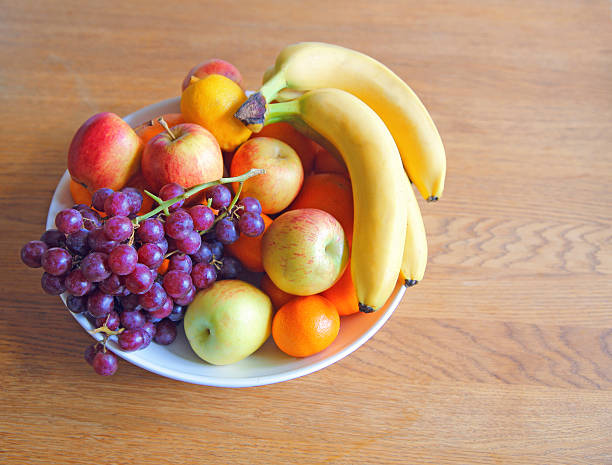
#> input picture mestrado/visao_computacional/listas/lista4/frutas.jpg, 612 x 465 px
$ jupyter execute --allow-errors lista4.ipynb
#> lines starting #> are read from the running program, lines starting #| are printed output that depends on the picture
[cell 1]
from matplotlib import pyplot as plt
import sounddevice as sd
import soundfile as sf
from scipy.io.wavfile import write
from scipy.signal import fftconvolve
import matplotlib.pyplot as plt
import numpy as np
from PIL import Image

---

# 1

## a)

[cell 2]
filename = 'StarWars60.wav'
# Extract data and sampling rate from file
#> (the rest of this cell did not finish here and is left out)

## b)

[cell 3]
def espectro_audio(filepath):
    data, fs = sf.read(filepath, dtype='float32')

    # Aplica a Transformada de Fourier
    fft_result = np.fft.fft(data)
    fft_freqs = np.fft.fftfreq(len(data), d=1/fs)

    # Pega apenas a parte positiva do espectro
    positive_freqs = fft_freqs[:len(fft_freqs)//2]
    positive_magnitude = np.abs(fft_result[:len(fft_result)//2])

    # Plota o espectro
    plt.figure(figsize=(12, 4))
    plt.plot(positive_freqs, positive_magnitude)
    plt.title('Espectro do Áudio (10 segundos)')
    plt.xlabel('Frequência (Hz)')
    plt.ylabel('Magnitude')
    plt.grid(True)
    plt.tight_layout()
    plt.show()

[cell 4]
espectro_audio('StarWars10.wav')
#> (the call stopped at in espectro_audio, `data, fs = sf.read(filepath, dtype='float32')`: soundfile is not available in this run)

[cell 5]
espectro_audio('WomanSinging.wav')
#> (the call stopped at in espectro_audio, `data, fs = sf.read(filepath, dtype='float32')`: soundfile is not available in this run)

---

# 2

## a)

#> (a cell that did not finish here is left out)

## b)
- Diferença Perceptiva:
    - É observado que a remoção das frequências altas causa a perda de nitidez do áudio.
    - O áudio resultantesoa mais abafado, como se você o ouvisse por um telefone ou com um pano em cima do alto-falante.
    - As frequências baixas (graves) são preservadas, mantendo o ritmo, mas perde-se harmônicos e detalhes.
- Impacto da compressão:
    - Reduz a quantidade de informação.
    - É um tipo de compressão com perda, pois os dados são descartados e não podem ser recuperados.
    - Útil para reduzir tamanhoou fazer filtragem (ex: remover ruído agudo).

---

# 3

## a)

[cell 7]
# Carrega o áudio
file = "Espirro"
#> (the rest of this cell did not finish here and is left out)

## b)

[cell 8]
# Parâmetros do reverb
num_echoes = 10
interval_ms = 40  # espaço entre ecos em milissegundos
#> (the rest of this cell did not finish here and is left out)

---

# 4

## a)

[cell 9]
# Carrega a imagem em escala de cinza
img = Image.open('frutas.jpg').convert('L')
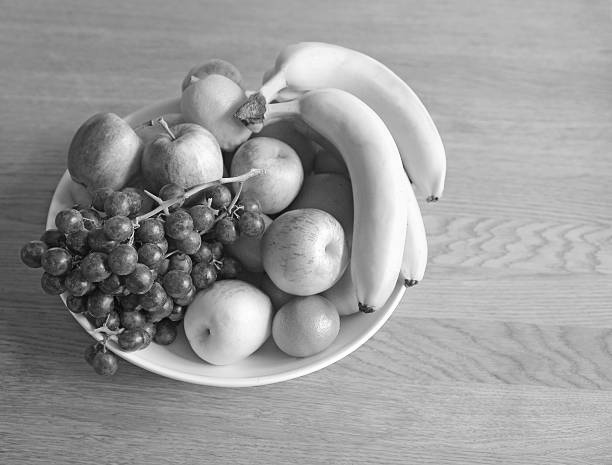
#> img: PIL image 612x465 L; min 2, max 255, mean 153.6
img_array = np.array(img)

# Transformada de Fourier 2D
f = np.fft.fft2(img_array)
fshift = np.fft.fftshift(f)  # centraliza o zero da FFT

# Cria filtro passa-baixa
rows, cols = img_array.shape
#> rows = 465; cols = 612
crow, ccol = rows // 2, cols // 2
#> crow = 232; ccol = 306

p = 0.2 # 20% das frequências baixas serão mantidas
mask = np.zeros_like(fshift)
r = int(p * min(rows, cols) / 2)
#> r = 46

mask[crow - r:crow + r, ccol - r:ccol + r] = 1
fshift_filtered = fshift * mask

# Reconstrói a imagem
f_ishift = np.fft.ifftshift(fshift_filtered)
img_back = np.fft.ifft2(f_ishift).real
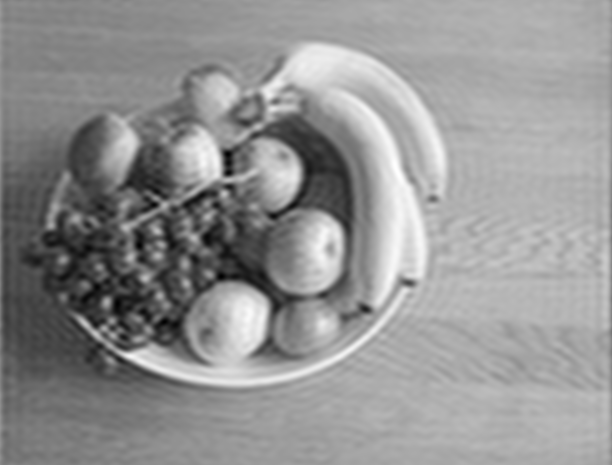
#> img_back: shape (465, 612) float64; min 1.77, max 265.2, mean 153.6; drawn with min black and max white

# Plota resultado
plt.figure(figsize=(12, 5))
plt.subplot(1, 2, 1)
plt.title("Imagem Original")
plt.imshow(img_array, cmap='gray')

plt.subplot(1, 2, 2)
plt.title(f"Imagem Comprimida (p={p*100:.0f}%)")
plt.imshow(img_back, cmap='gray')
plt.show()
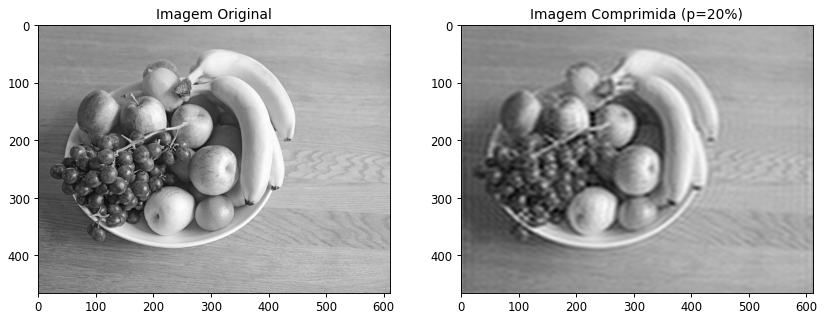
#> figure drawn by matplotlib, 2 panels

## b)
- Descrição do efeito do filtro passa-baixa
    - A imagem resultante fica embaçada, com menos detalhes finos.
    - O contorno dos objetos ainda é visível, mas teturas e nitidez se perdem.
    - Se 'p' for muito baixo, a imagem fica quase irreconhecível, parecendo uma névoa.

## c)

- Descrição do efeito do filtro passa-alta
    - A imagem mostra somente o contorno e bordas
    - Perde-se o contraste suave e as regiões uniformes da imagem
    - Parece uma imagem de detecção de bordas (parecida com Sobel e Canny)

[cell 10]
# Filtro passa-alta: remove frequências baixas
mask_high = 1 - mask
fshift_high = fshift * mask_high

# Reconstrói
f_ishift_high = np.fft.ifftshift(fshift_high)
img_high = np.fft.ifft2(f_ishift_high).real
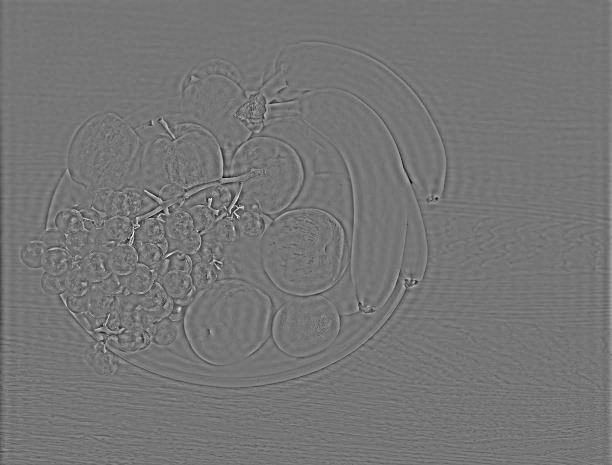
#> img_high: shape (465, 612) float64; min -140.2, max 162.4, mean 0; drawn with min black and max white

# Plota resultado
plt.figure(figsize=(12, 5))
plt.subplot(1, 2, 1)
plt.title("Imagem Original")
plt.imshow(img_array, cmap='gray')

plt.subplot(1, 2, 2)
plt.title(f"Imagem Passa-Alta (p={p*100:.0f}%)")
plt.imshow(img_high, cmap='gray')
plt.show()
